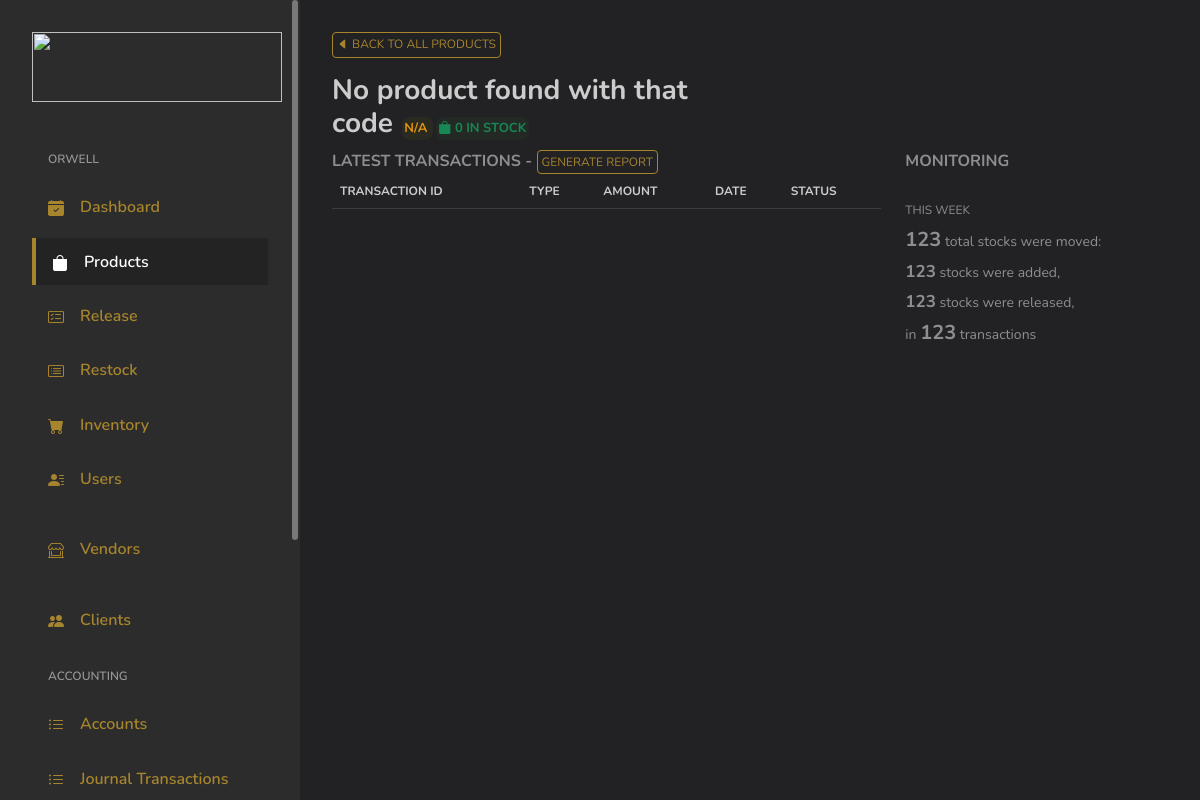
Page /admin/viewproduct?code=SDN001DGFDPREMORIG10KG on the earlier database version.
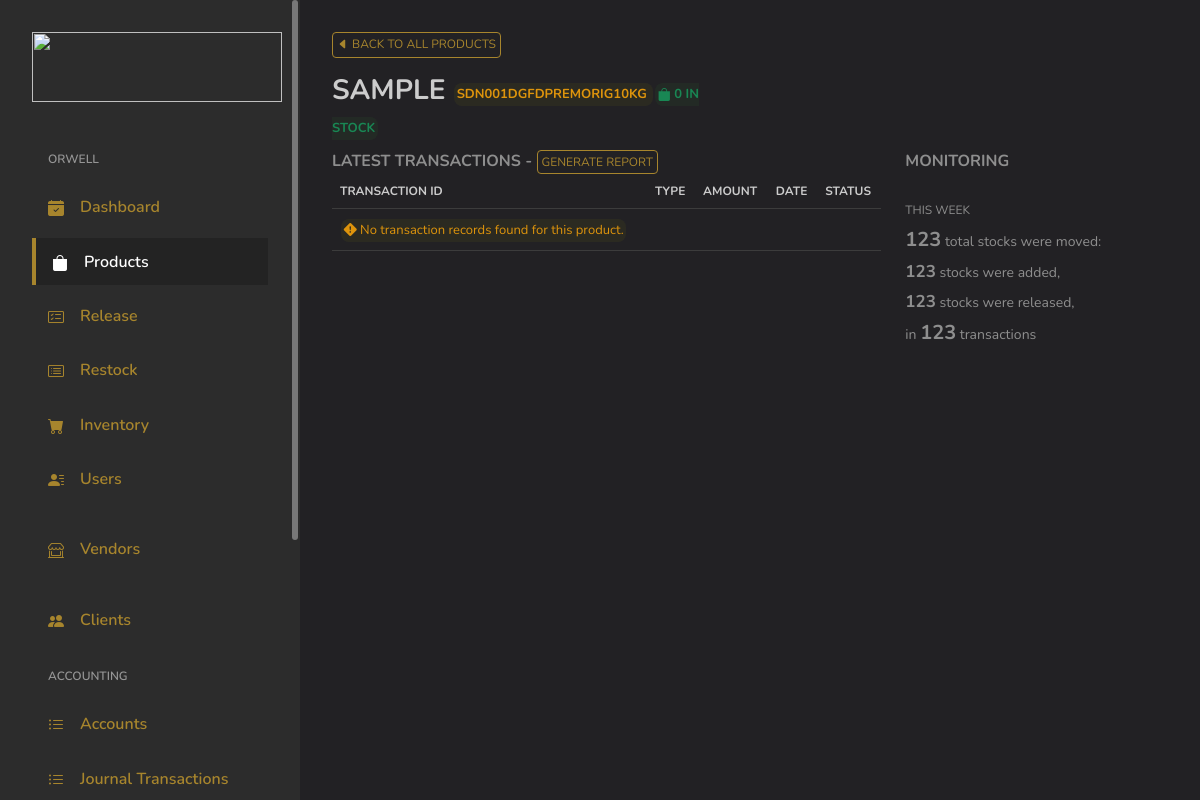
Same page on the later database version.
### tables this page shows
CREATE TABLE `products` (
  `ID` int(11) NOT NULL,
  `U_ID` int(11) DEFAULT NULL,
  `Code` varchar(255) DEFAULT NULL,
  `Product_Name` varchar(255) DEFAULT NULL,
  `Description` text DEFAULT NULL,
  `InStock` int(255) DEFAULT 0,
  `Released` int(255) DEFAULT 0,
  `Product_Category` varchar(255) DEFAULT NULL,
  `Product_Weight` varchar(255) DEFAULT NULL,
  `Price_PerItem` varchar(255) DEFAULT NULL,
  `Cost_PerItem` varchar(255) DEFAULT NULL,
  `DateAdded` varchar(255) DEFAULT NULL,
  `PriceSelling` varchar(255) DEFAULT '0',
  `Barcode_Images` varchar(255) DEFAULT NULL,
  `Status` int(11) DEFAULT NULL COMMENT '1 = added\r\n2 = archive\r\n3 = removed'
);

### application/controllers/Admin.php (called while the page is built, shortened)
<?php
class Admin extends MY_Controller {
	public $globalData = [];
	public function __construct()
	{
		$this->load->model('Model_Selects');
		$this->load->model('Model_Security');
		$this->load->model('Model_Inserts');
		$this->load->model('Model_Logbook');
		$this->load->model('Model_Updates');
		$this->load->model('Model_Deletes');
	}
	public function view_product()
	{
		$data = [];
		$data = array_merge($data, $this->globalData);
		$header['pageTitle'] = 'Products';
		$data['globalHeader'] = $this->load->view('main/globals/header', $header);
		$this->load->view('admin/view_product', $data);
	}
}

### index.php (called while the page is built, shortened)
<?php
require_once BASEPATH.'core/CodeIgniter.php';

### application/models/Model_Selects.php (called while the page is built, shortened)
<?php
class Model_Selects extends CI_Model {
	public function GetProductByCode($code)
	{
		$this->db->select('*');
		$this->db->where('Code', $code);
		$result = $this->db->get('products');
		return $result;
	}
	public function GetTransactionsByCode($code)
	{
		$this->db->select('*');
		$this->db->where('Code', $code);
		$this->db->order_by('ID', 'desc');
		$result = $this->db->get('products_transactions');
		return $result;
	}
}

### application/views/admin/view_product.php (the view, shortened to what the changed rows need)
<?php
$code = 'N/A';
if ($this->input->get('code')) {
	$code = $this->input->get('code');
}
$productDescription = 'No product found with that code';
$productCode = 'N/A';
$inStocks = 0;
$getProductByCode = $this->Model_Selects->GetProductByCode($code);
if ($getProductByCode->num_rows() > 0) {
	foreach($getProductByCode->result_array() as $row) {
		$productDescription = $row['Description'];
		$productCode = $row['Code'];
		$inStocks = $row['InStock'];
	}
}
$getTransactionsByCode = $this->Model_Selects->GetTransactionsByCode($code);
?>
</head>
<body>
<div id="app">
	<div id="main">
		<div class="page-heading">
			<div class="page-title">
				<div class="row">
					<div class="col-12 col-md-6">
						<h3><?=$productDescription;?>
							<span class="text-center info-banner-sm">
								<?=$productCode;?>
							</span>
							<span class="text-center success-banner-sm">
								<i class="bi bi-bag-fill"></i> <?=$inStocks;?> IN STOCK
							</span>
						</h3>
					</div>
				</div>
			</div>
			<section class="section">
				<div class="row">
					<div class="col-sm-12 col-lg-8">
						<div class="table-responsive">
							<table id="productsTable" class="table">
								<thead style="font-size: 12px;">
									<th>TRANSACTION ID</th>
									<th>TYPE</th>
									<th>AMOUNT</th>
									<th>DATE</th>
									<TH>STATUS</TH>
								</thead>
								<tbody>
									<?php
									if ($getProductByCode->num_rows() > 0):
										if ($getTransactionsByCode->num_rows() > 0):
											foreach ($getTransactionsByCode->result_array() as $row):
												$typeText = '<span class="text-primary"><i class="bi bi-arrow-down-left-square"></i> Restock</span>';
												if ($row['Type'] == 1) {
													$typeText = '<span class="text-info"><i class="bi bi-arrow-up-right-square"></i> Released</span>';
												}?>
												<tr data-transactionid="<?=$row['TransactionID'];?>">
													<td>
														<?=$row['TransactionID'];?>
													</td>
													<td>
														<?=$typeText;?>
													</td>
													<td>
														<?=$row['Amount'];?>
													</td>
													<td>
														<?=$row['Date'];?>
													</td>
													<td>
														<?php
														switch ($row['Status']) {
															case '0':
																echo '<span class="text-center info-banner-sm">
																		<i class="bi bi-asterisk"></i>&nbsp;Pending Approval
																	</span>';
																break;
															case '1':
																echo '<span class="text-center success-banner-sm">
																		<i class="bi bi-check-circle-fill"></i>&nbsp;Approved
																	</span>';
																break;
															default:
																echo "";
																break;
														}
														?>
													</td>
												</tr>
											<?php endforeach;
										else: ?>
											<tr>
												<td>
													<span class="info-banner-sm">
														<i class="bi bi-exclamation-diamond-fill"></i> No transaction records found for this product.
													</span>
												</td>
												<td>
												</td>
												<td>
												</td>
												<td>
												</td>
												<td>
												</td>
											</tr>
										<?php endif;
									endif; ?>
								</tbody>
							</table>
						</div>
					</div>
				</div>
			</section>
		</div>
	</div>
</div>
</body>
</html>

Differences in the rows shown:
added products: Description "SAMPLE", Code "SDN001DGFDPREMORIG10KG", InStock "0"
Other differences:
$productDescription: "No product found with that code" → (not shown)
$productCode: "N/A" → (not shown)
$inStocks: "0" → (not shown)
text now shown: "No transaction records found for this product."
